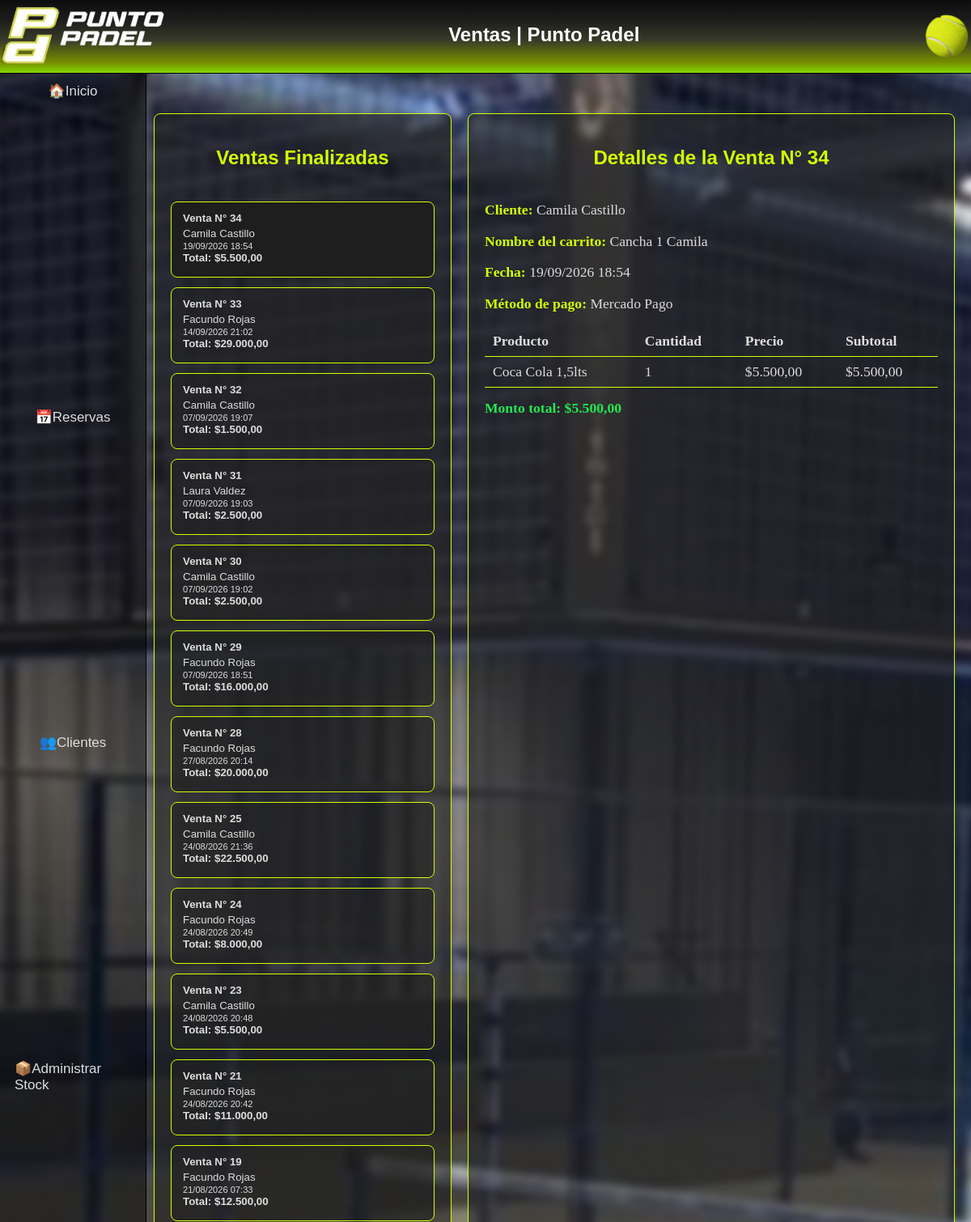
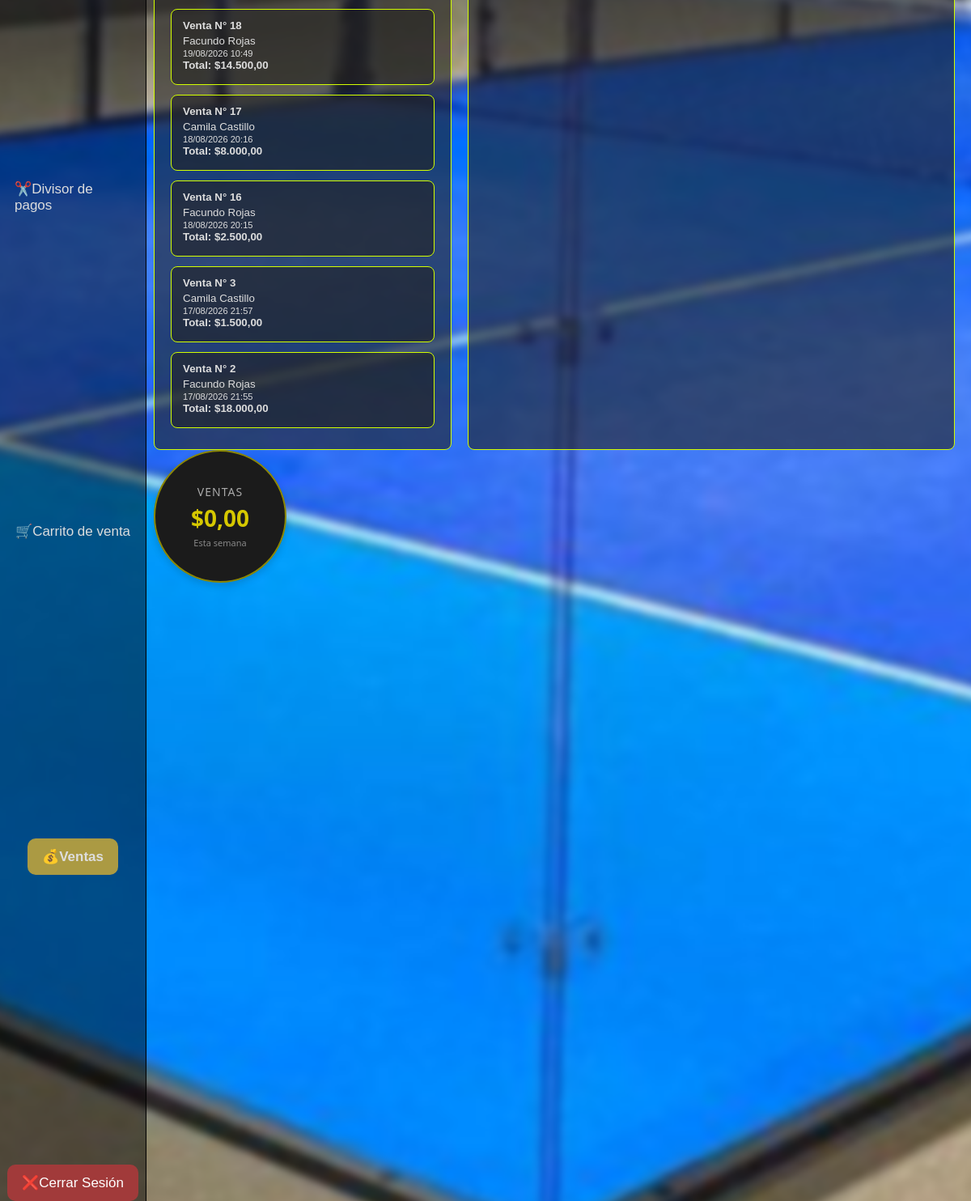
The app's page /vista_admin/ventas/index.php with its own data (2 pictures, top to bottom).
### tables this page shows
CREATE TABLE `ventas` (
  `id_venta` int(11) NOT NULL,
  `id_cliente` int(11) NOT NULL,
  `fecha_venta` datetime DEFAULT NULL,
  `metodo_pago` varchar(30) NOT NULL,
  `monto_total` int(20) NOT NULL
);

CREATE TABLE `clientes` (
  `id_cliente` int(11) NOT NULL,
  `nombre` varchar(30) DEFAULT NULL,
  `email` varchar(30) DEFAULT NULL,
  `telefono` varchar(20) DEFAULT NULL,
  `reservas_realizadas` int(11) DEFAULT NULL,
  `suspendido` varchar(2) DEFAULT NULL,
  `nombre_usuario` varchar(20) DEFAULT NULL,
  `contraseña` varchar(30) DEFAULT NULL
);

### vista_admin/ventas/index.php (the view, shortened to what this page needs)
<?php
require_once '../../conexion.php';
$sqlVentas = "
    SELECT v.id_venta, v.fecha_venta, v.metodo_pago, v.monto_total, c.id_cliente, c.nombre AS cliente,
           GROUP_CONCAT(DISTINCT dv.nombre_carrito SEPARATOR ', ') AS nombre_carrito
    FROM ventas v
    INNER JOIN clientes c ON c.id_cliente = v.id_cliente
    LEFT JOIN detalle_venta dv ON dv.id_venta = v.id_venta
    GROUP BY v.id_venta
    ORDER BY v.fecha_venta DESC
";
$ventas = $conexion->query($sqlVentas)->fetchAll(PDO::FETCH_ASSOC);
$ventaSeleccionada = $ventas[0] ?? null;
$detalleVenta = [];
if ($ventaSeleccionada) {
    $stmtDetalle = $conexion->prepare("
       SELECT
        dv.id_venta,
        dv.id_producto,
        COALESCE(s.descripcion, 'Turno de cancha (2 horas)') AS descripcion,
        dv.precio,
        SUM(dv.cantidad) AS cantidad,
        SUM(dv.subtotal) AS subtotal
    FROM detalle_venta dv
    LEFT JOIN stock s ON s.id_producto = dv.id_producto
    WHERE dv.id_venta = :id_venta
    GROUP BY dv.id_venta, dv.id_producto, dv.precio, descripcion
      ORDER BY dv.id_detalle ASC
    ");
    $stmtDetalle->execute([':id_venta' => $ventaSeleccionada['id_venta']]);
    $detalleVenta = $stmtDetalle->fetchAll(PDO::FETCH_ASSOC);
}
?>
<!DOCTYPE html>
<html lang="es">
<head>
  <link rel="stylesheet" href="../../css/estilos.css">
</head>
<body class="body-admin">
<header class="headerAdmin">
  <a href="../index.php"><img src="../../img/PuntoPadelCartelSinFondo.png" alt="Logo de Punto Padel" id="logo1"></a>
  <h1 class="tituloPag">Ventas | Punto Padel</h1>
  <img src="../../img/PelotaPadel.png" alt="Imagen del Complejo de Pádel" id="logo2">
</header>
  <aside class="aside-admin">
    <a href="../index.php">🏠Inicio</a>
    <a href="../Reservas/index.php">📅Reservas</a>
    <a href="../Clientes/index.php">👥Clientes</a>
    <a href="../Stock/index.php">📦Administrar Stock</a>
    <a href="../DivisorPagos/index.php">✂️Divisor de pagos</a>
    <a href="../Carrito/index.php">🛒Carrito de venta</a>
    <a class="active" href="../Ventas/index.php">💰Ventas</a>
    <a href="../../cerrarSesion.php" id="btnCerrarSesion">❌Cerrar Sesión</a>
  </aside>
  <main class="contenidoGeneral">
    <div class="contenidoPrincipal">
      <div class="ventas-layout">
        <section class="panel-ventas">
          <h2>Ventas Finalizadas</h2>
          <?php if (empty($ventas)): ?>
            <div class="sin-ventas">Todavía no hay ventas registradas.</div>
          <?php else: ?>
            <ul class="lista-ventas">
              <?php foreach ($ventas as $venta): ?>
                <li>
                  <button
                    type="button"
                    class="venta-item <?php echo ((int) $venta['id_venta'] === (int) ($ventaSeleccionada['id_venta'] ?? 0)) ? 'activa' : ''; ?>"
                    onclick="window.location.href = '?id_venta=<?php echo (int) $venta['id_venta']; ?>';"
                  >
                    <strong>Venta N° <?php echo (int)$venta['id_venta']; ?></strong>
                    <span><?php echo htmlspecialchars($venta['cliente']); ?></span><br>
                    <small><?php echo date('d/m/Y H:i', strtotime($venta['fecha_venta'])); ?></small><br>
                    <strong>Total: $<?php echo number_format((float)$venta['monto_total'], 2, ',', '.'); ?></strong>
                  </button>
                </li>
              <?php endforeach; ?>
            </ul>
          <?php endif; ?>
        </section>
        <section class="panel-ventas detalle-venta">
          <?php if ($ventaSeleccionada): ?>
            <h2>Detalles de la Venta N° <?php echo (int)$ventaSeleccionada['id_venta']; ?></h2>
            <div class="info-venta-header">
              <p><strong>Cliente:</strong> <?php echo htmlspecialchars($ventaSeleccionada['cliente']); ?></p>
              <?php if (!empty($ventaSeleccionada['nombre_carrito'])): ?>
                <p> <strong>Nombre del carrito:</strong> <?php echo htmlspecialchars($ventaSeleccionada['nombre_carrito']); ?> </p> <?php endif; ?>
              <p><strong>Fecha:</strong> <?php echo date('d/m/Y H:i', strtotime($ventaSeleccionada['fecha_venta'])); ?></p>
              <p><strong>Método de pago:</strong> <?php echo htmlspecialchars($ventaSeleccionada['metodo_pago']); ?></p>
            </div>
            <?php if (empty($detalleVenta)): ?>
              <div class="sin-ventas">No hay productos asociados a esta venta.</div>
            <?php else: ?>
              <table>
                <thead>
                  <tr>
                    <th>Producto</th>
                    <th>Cantidad</th>
                    <th>Precio</th>
                    <th>Subtotal</th>
                  </tr>
                </thead>
                <tbody>
                  <?php foreach ($detalleVenta as $item): ?>
                    <tr>
                      <td><?php echo htmlspecialchars($item['descripcion']); ?></td>
                      <td><?php echo (int)$item['cantidad']; ?></td>
                      <td>$<?php echo number_format((float)$item['precio'], 2, ',', '.'); ?></td>
                      <td>$<?php echo number_format((float)$item['subtotal'], 2, ',', '.'); ?></td>
                    </tr>
                  <?php endforeach; ?>
                </tbody>
              </table>
            <?php endif; ?>
            <div class="totales-venta">
              Monto total: $<?php echo number_format((float)$ventaSeleccionada['monto_total'], 2, ',', '.'); ?>
            </div>
          <?php else: ?>
            <div class="sin-ventas">Seleccione una venta para ver sus productos.</div>
          <?php endif; ?>
        </section>
      </div>
      <a href="../ventas/index.php" class="tarjeta-circular">
        <div class="contenido-tarjeta">
            <?php
                $sql= "SELECT SUM(monto_total) FROM ventas where fecha_venta >= CURDATE() - INTERVAL 7 DAY";
                $stmt=$conexion->query($sql);
                $ventasSemana=$stmt->fetch(PDO::FETCH_COLUMN);
            ?>
            <span class="titulo-tarjeta">Ventas</span>
            <span class="numero-tarjeta">$<?php echo number_format((float)$ventasSemana, 2, ',', '.'); ?></span>
            <span class="subtexto-tarjeta">Esta semana</span>
        </div>
    </a>
    </div>
  </main>
</body>
</html>

### css/estilos.css (style rules this page uses)
.tituloPag { font-size: 24px; font-weight: bold; color: #fff; margin-bottom: 20px; font-family:'Trebuchet MS', 'Lucida Sans Unicode', 'Lucida Grande', 'Lucida Sans', Arial, sans-serif; margin-left: 0; }
.headerAdmin { display: flex; flex-direction: row; align-items: center; background: linear-gradient( 180deg, #0d0d0d 0%, #1b1b1b 25%, #373a28 55%, #768b00 85%, #84d600 100% ); position: fixed; top: 0; left: 0; width: 100%; height: 90px; z-index: 1000; padding: 0px; clear: top; justify-content:space-between; border-bottom:1px solid #000000; }
.contenidoGeneral { margin-left: 15vw; margin-top: 100px; font-size: 14px; }
.contenidoPrincipal { padding:20px; padding-left:10px; flex: 1; min-height: calc(100vh - 100px); }
.contenidoPrincipal h2 { padding:20px; color:#d3ff00; font-family:'Trebuchet MS', 'Lucida Sans Unicode', 'Lucida Grande', 'Lucida Sans', Arial, sans-serif; }
.body-admin { margin: 0px; padding: 0px; overflow-x: auto; overflow-y: auto; box-sizing: border-box; }
.body-admin::before { content: ""; position: fixed; top: 0; left: 0; width: 100%; height: 100%; background-image: url("../img/FondoLogin.jpg"); background-size: cover; background-position: center; filter: blur(4px); transform: scale(1.1); z-index: -1; }
.aside-admin { background-color: #0007; display:flex; position: fixed; top: 90px; left: 0; width: 15vw; height: calc(100vh - 90px); z-index: 999; flex-direction: column; align-items: center; border-right:1px solid #000000; justify-content: space-between; font-family:'Trebuchet MS', 'Lucida Sans Unicode', 'Lucida Grande', 'Lucida Sans', Arial, sans-serif }
.ventas-layout { display:grid; grid-template-columns:1.1fr 1.8fr; gap:20px; margin-top:20px; }
.panel-ventas { background:#2229; border:1px solid #d3ff00; border-radius:8px; padding:20px; }
.panel-ventas h2 { margin-top:0; color:#d3ff00; font-size:1.5rem; text-align:center; }
.lista-ventas { list-style:none; padding:0; margin:0; display:flex; flex-direction:column; gap:12px; height:60vh; overflow-y:auto; }
.venta-item { display:block; width:100%; border:1px solid #dfe3e8; border-radius:8px; padding:12px 14px; background:#2229; border:1px solid #d3ff00; color:#ddd; text-align:left; cursor:pointer; transition:background .2s ease, border-color .2s ease, box-shadow .2s ease; }
.venta-item:hover, .venta-item.activa { background:#1e1e1e; border-color:#d3ff00; box-shadow:0 2px 8px rgba(0,0,0,.1); }
.venta-item strong { display:block; margin-bottom:4px; }
.detalle-venta table { width:100%; border-collapse:collapse; margin-top:10px; overflow-y:auto; }
.detalle-venta strong { color:#d3ff00; font-size:1.1rem; }
.detalle-venta p { color:#ddd; font-size:1.1rem; text-shadow: 0px 0px 70px #ddd; }
.detalle-venta th, .detalle-venta td { border-bottom:1px solid #d3ff00; padding:8px 10px; text-align:left; color:#ddd; font-size:1.1rem; }
.totales-venta { font-weight:bold; margin-top:15px; color:#23e851; font-size:1.1rem; }
#logo1 { height: 80px; width: auto; margin: 0px; font-size:32px; font-weight:bold; color:#333; clear: left; }
#logo2 { height: 60px; width: auto; margin: 0px; font-size:32px; font-weight:bold; color:#333; clear: right; }
aside a { text-decoration:none; color:#ddd; padding:12px 18px; border-radius:10px; transition:0.3s; font-size: 17px; font-family:'Trebuchet MS', 'Lucida Sans Unicode', 'Lucida Grande', 'Lucida Sans', Arial, sans-serif; }
aside a.active { background:#ab9a43; font-weight:bold; }
#btnCerrarSesion { background-color: #a13a3a; color: #ffffff; }
a { text-decoration:none; color:#688320; font-size: 17px; font-family:'Trebuchet MS', 'Lucida Sans Unicode', 'Lucida Grande', 'Lucida Sans', Arial, sans-serif; }
.tarjeta-circular { text-decoration: none; width: 160px; height: 160px; border-radius: 50%; background: #1b1b1b; border: 2px solid #8b8600; color: #ffffff; display: flex; align-items: center; justify-content: center; transition: all 0.3s ease; box-shadow: 0 4px 10px rgba(0, 0, 0, 0.15); }
.contenido-tarjeta { display: flex; flex-direction: column; align-items: center; text-align: center; font-family: 'Segoe UI', sans-serif; }
.titulo-tarjeta { font-size: 14px; text-transform: uppercase; letter-spacing: 1px; color: #aaa; }
.numero-tarjeta { font-size: 28px; font-weight: bold; margin: 4px 0; color: #d6c800; }
.subtexto-tarjeta { font-size: 11px; color: #888; }

### records on screen
ventas: id_venta "34", id_cliente.nombre "Camila Castillo", fecha_venta "19/09/2026 18:54", monto_total "5.500,00", metodo_pago "Mercado Pago"
ventas: id_venta "33", id_cliente.nombre "Facundo Rojas", fecha_venta "14/09/2026 21:02", monto_total "29.000,00"
ventas: id_venta "32", id_cliente.nombre "Camila Castillo", fecha_venta "07/09/2026 19:07", monto_total "1.500,00"
ventas: id_venta "31", id_cliente.nombre "Laura Valdez", fecha_venta "07/09/2026 19:03", monto_total "2.500,00"
ventas: id_venta "30", id_cliente.nombre "Camila Castillo", fecha_venta "07/09/2026 19:02", monto_total "2.500,00"
ventas: id_venta "29", id_cliente.nombre "Facundo Rojas", fecha_venta "07/09/2026 18:51", monto_total "16.000,00"
ventas: id_venta "28", id_cliente.nombre "Facundo Rojas", fecha_venta "27/08/2026 20:14", monto_total "20.000,00"
ventas: id_venta "25", id_cliente.nombre "Camila Castillo", fecha_venta "24/08/2026 21:36", monto_total "22.500,00"
ventas: id_venta "24", id_cliente.nombre "Facundo Rojas", fecha_venta "24/08/2026 20:49", monto_total "8.000,00"
ventas: id_venta "23", id_cliente.nombre "Camila Castillo", fecha_venta "24/08/2026 20:48", monto_total "5.500,00"
ventas: id_venta "21", id_cliente.nombre "Facundo Rojas", fecha_venta "24/08/2026 20:42", monto_total "11.000,00"
ventas: id_venta "19", id_cliente.nombre "Facundo Rojas", fecha_venta "21/08/2026 07:33", monto_total "12.500,00"
ventas: id_venta "18", id_cliente.nombre "Facundo Rojas", fecha_venta "19/08/2026 10:49", monto_total "14.500,00"
ventas: id_venta "17", id_cliente.nombre "Camila Castillo", fecha_venta "18/08/2026 20:16", monto_total "8.000,00"
ventas: id_venta "16", id_cliente.nombre "Facundo Rojas", fecha_venta "18/08/2026 20:15", monto_total "2.500,00"
ventas: id_venta "3", id_cliente.nombre "Camila Castillo", fecha_venta "17/08/2026 21:57", monto_total "1.500,00"
ventas: id_venta "2", id_cliente.nombre "Facundo Rojas", fecha_venta "17/08/2026 21:55", monto_total "18.000,00"
clientes: nombre "Camila Castillo"

### other values on screen
$ventaSeleccionada['nombre_carrito'] "Cancha 1 Camila"
$item['descripcion'] "Coca Cola 1,5lts"
$item['cantidad'] "1"
$item['precio'] "5.500,00"
$item['subtotal'] "5.500,00"
$ventasSemana "0,00"
